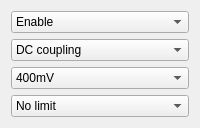
                <widget class="QWidget" name="B">
                 <attribute name="title">
                  <string>Ch B</string>
                 </attribute>
                 <layout class="QVBoxLayout" name="verticalLayout_9">
                  <item>
                   <widget class="QComboBox" name="Benable">
                    <item>
                     <property name="text">
                      <string>Enable</string>
                     </property>
                    </item>
                    <item>
                     <property name="text">
                      <string>Disable</string>
                     </property>
                    </item>
                   </widget>
                  </item>
                  <item>
                   <widget class="QComboBox" name="BCoupling">
                    <property name="enabled">
                     <bool>true</bool>
                    </property>
                    <item>
                     <property name="text">
                      <string>DC coupling</string>
                     </property>
                    </item>
                    <item>
                     <property name="text">
                      <string>AC coupling</string>
                     </property>
                    </item>
                   </widget>
                  </item>
                  <item>
                   <widget class="QComboBox" name="BInputRange">
                    <item>
                     <property name="text">
                      <string>400mV</string>
                     </property>
                    </item>
                   </widget>
                  </item>
                  <item>
                   <widget class="QComboBox" name="BBWlimit">
                    <property name="enabled">
                     <bool>true</bool>
                    </property>
                    <item>
                     <property name="text">
                      <string>No limit</string>
                     </property>
                    </item>
                    <item>
                     <property name="text">
                      <string>Low Pass</string>
                     </property>
                    </item>
                   </widget>
                  </item>
                 </layout>
                </widget>
